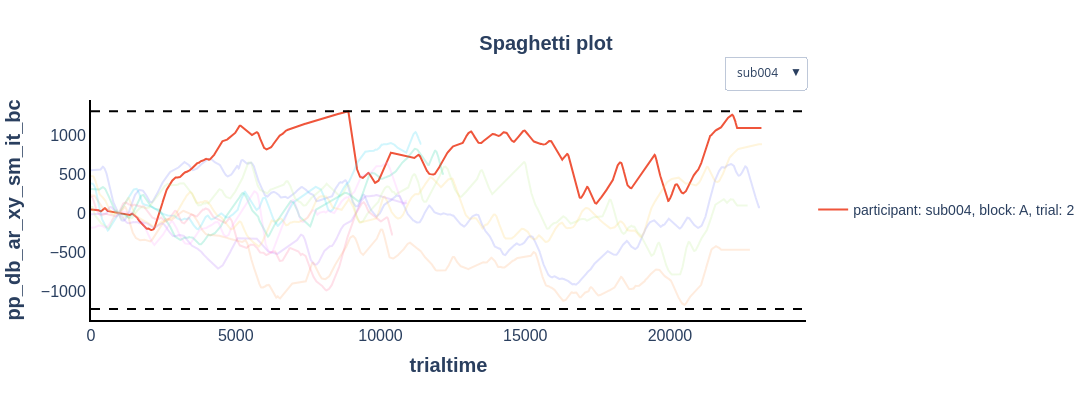

Notebook cell for this chart:
### Markdown cell above
Another useful visualization is to plot the pupil size traces in one spaghetti plot. [Mathôt and Vilotijević (2022)](https://link.springer.com/article/10.3758/s13428-022-01957-7) says that 

> Good-quality data will look like a tangle of lines.
> 
> A key sign of poor data quality is the presence of spikes that shoot downwards (but rarely upwards) from this tangle of lines: these spikes correspond to blinks or other recording artifacts that were not successfully interpolated or removed.
>
> Another sign of poor data quality is the presence of lines that are far above (but rarely below) the others, or that start from zero but then quickly (< 200 ms) shoot upwards: these lines correspond to trials on which there were artifacts during the baseline period, resulting in extremely small baseline pupil sizes (which should also be evident in the histogram of baseline pupil sizes) and thus extremely large baseline-corrected pupil sizes.

PupEyes identifies outlier traces by comparing the max and min values of individual traces against an outlier threshold. This threshold is defined as a constant `n_mad_trace` * the MAD of max trace deviations from the overall mean. The default `n_mad_trace` is set to 4. If, at any point, a pupil trace crosses that threshold, it is marked as an outlier trace. 

Select sub004 from the dropdown menu to inspect the detected outlier trace.

### Code cell
p = p.check_trace_outliers(
    pupil_col = 'pp_db_ar_xy_sm_it_bc', # which pupil column?
    n_mad_trace=3, # larger values mean wider thresholds; setting to 3 here to get an outlier trace as example
    outlier_by= 'participant' # do outlier detection by participant
)

### Figure 1 — Plotly figure (JSON) as saved in the notebook; plotly's stock layout.template omitted (floating-point values rounded to 4 significant figures; data arrays with more than 128 entries replaced by an {"elided": "..."} marker saying what was removed)
{"data": [{"hovertemplate": "x=%{x:.2f}, y=%{y:.2f}<br>participant: sub004<br>block: A<br>trial: 1<extra></extra>", "line": {"dash": "solid", "width": 2}, "mode": "lines", "opacity": 0.2, "showlegend": false, "type": "scatter", "visible": true, "x": {"elided": "2312 int values"}, "y": {"elided": "2312 float values"}}, {"hovertemplate": "x=%{x:.2f}, y=%{y:.2f}<br>participant: sub004<br>block: A<br>trial: 2<extra></extra>", "line": {"dash": "solid", "width": 2}, "mode": "lines", "name": "participant: sub004, block: A, trial: 2", "opacity": 1, "showlegend": true, "type": "scatter", "visible": true, "x": {"elided": "2317 int values"}, "y": {"elided": "2317 float values"}}, {"hovertemplate": "x=%{x:.2f}, y=%{y:.2f}<br>participant: sub004<br>block: A<br>trial: 3<extra></extra>", "line": {"dash": "solid", "width": 2}, "mode": "lines", "opacity": 0.2, "showlegend": false, "type": "scatter", "visible": true, "x": {"elided": "1220 int values"}, "y": {"elided": "1220 float values"}}, {"hovertemplate": "x=%{x:.2f}, y=%{y:.2f}<br>participant: sub004<br>block: A<br>trial: 4<extra></extra>", "line": {"dash": "solid", "width": 2}, "mode": "lines", "opacity": 0.2, "showlegend": false, "type": "scatter", "visible": true, "x": {"elided": "1092 int values"}, "y": {"elided": "1092 float values"}}, {"hovertemplate": "x=%{x:.2f}, y=%{y:.2f}<br>participant: sub004<br>block: A<br>trial: 5<extra></extra>", "line": {"dash": "solid", "width": 2}, "mode": "lines", "opacity": 0.2, "showlegend": false, "type": "scatter", "visible": true, "x": {"elided": "2277 int values"}, "y": {"elided": "2277 float values"}}, {"hovertemplate": "x=%{x:.2f}, y=%{y:.2f}<br>participant: sub004<br>block: A<br>trial: 6<extra></extra>", "line": {"dash": "solid", "width": 2}, "mode": "lines", "opacity": 0.2, "showlegend": false, "type": "scatter", "visible": true, "x": {"elided": "1142 int values"}, "y": {"elided": "1142 float values"}}, {"hovertemplate": "x=%{x:.2f}, y=%{y:.2f}<br>participant: sub004<br>block: A<br>trial: 7<extra></extra>", "line": {"dash": "solid", "width": 2}, "mode": "lines", "opacity": 0.2, "showlegend": false, "type": "scatter", "visible": true, "x": {"elided": "1044 int values"}, "y": {"elided": "1044 float values"}}, {"hovertemplate": "x=%{x:.2f}, y=%{y:.2f}<br>participant: sub004<br>block: A<br>trial: 8<extra></extra>", "line": {"dash": "solid", "width": 2}, "mode": "lines", "opacity": 0.2, "showlegend": false, "type": "scatter", "visible": true, "x": {"elided": "2269 int values"}, "y": {"elided": "2269 float values"}}, {"hovertemplate": "x=%{x:.2f}, y=%{y:.2f}<br>participant: sub004<br>block: A<br>trial: 9<extra></extra>", "line": {"dash": "solid", "width": 2}, "mode": "lines", "opacity": 0.2, "showlegend": false, "type": "scatter", "visible": true, "x": {"elided": "1092 int values"}, "y": {"elided": "1092 float values"}}, {"hovertemplate": "x=%{x:.2f}, y=%{y:.2f}<br>participant: sub004<br>block: A<br>trial: 10<extra></extra>", "line": {"dash": "solid", "width": 2}, "mode": "lines", "opacity": 0.2, "showlegend": false, "type": "scatter", "visible": true, "x": {"elided": "2319 int values"}, "y": {"elided": "2319 float values"}}, {"line": {"color": "black", "dash": "dash", "width": 2}, "mode": "lines", "name": "Upper threshold: 1300.68", "showlegend": false, "type": "scatter", "visible": true, "x": [0, 24699], "y": [1301.0, 1301.0]}, {"line": {"color": "black", "dash": "dash", "width": 2}, "mode": "lines", "name": "Lower threshold: -1219.82", "showlegend": false, "type": "scatter", "visible": true, "x": [0, 24699], "y": [-1220.0, -1220.0]}, {"hovertemplate": "x=%{x:.2f}, y=%{y:.2f}<br>participant: sub003<br>block: A<br>trial: 1<extra></extra>", "line": {"dash": "solid", "width": 2}, "mode": "lines", "opacity": 0.2, "showlegend": false, "type": "scatter", "visible": false, "x": {"elided": "1011 int values"}, "y": {"elided": "1011 float values"}}, {"hovertemplate": "x=%{x:.2f}, y=%{y:.2f}<br>participant: sub003<br>block: A<br>trial: 2<extra></extra>", "line": {"dash": "solid", "width": 2}, "mode": "lines", "opacity": 0.2, "showlegend": false, "type": "scatter", "visible": false, "x": {"elided": "1019 int values"}, "y": {"elided": "1019 float values"}}, {"hovertemplate": "x=%{x:.2f}, y=%{y:.2f}<br>participant: sub003<br>block: A<br>trial: 3<extra></extra>", "line": {"dash": "solid", "width": 2}, "mode": "lines", "opacity": 0.2, "showlegend": false, "type": "scatter", "visible": false, "x": {"elided": "2219 int values"}, "y": {"elided": "2219 float values"}}, {"hovertemplate": "x=%{x:.2f}, y=%{y:.2f}<br>participant: sub003<br>block: A<br>trial: 4<extra></extra>", "line": {"dash": "solid", "width": 2}, "mode": "lines", "opacity": 0.2, "showlegend": false, "type": "scatter", "visible": false, "x": {"elided": "1019 int values"}, "y": {"elided": "1019 float values"}}, {"hovertemplate": "x=%{x:.2f}, y=%{y:.2f}<br>participant: sub003<br>block: A<br>trial: 5<extra></extra>", "line": {"dash": "solid", "width": 2}, "mode": "lines", "opacity": 0.2, "showlegend": false, "type": "scatter", "visible": false, "x": {"elided": "2215 int values"}, "y": {"elided": "2215 float values"}}, {"hovertemplate": "x=%{x:.2f}, y=%{y:.2f}<br>participant: sub003<br>block: A<br>trial: 6<extra></extra>", "line": {"dash": "solid", "width": 2}, "mode": "lines", "opacity": 0.2, "showlegend": false, "type": "scatter", "visible": false, "x": {"elided": "1023 int values"}, "y": {"elided": "1023 float values"}}, {"hovertemplate": "x=%{x:.2f}, y=%{y:.2f}<br>participant: sub003<br>block: A<br>trial: 7<extra></extra>", "line": {"dash": "solid", "width": 2}, "mode": "lines", "opacity": 0.2, "showlegend": false, "type": "scatter", "visible": false, "x": {"elided": "2214 int values"}, "y": {"elided": "2214 float values"}}, {"hovertemplate": "x=%{x:.2f}, y=%{y:.2f}<br>participant: sub003<br>block: A<br>trial: 8<extra></extra>", "line": {"dash": "solid", "width": 2}, "mode": "lines", "opacity": 0.2, "showlegend": false, "type": "scatter", "visible": false, "x": {"elided": "2234 int values"}, "y": {"elided": "2234 float values"}}, {"hovertemplate": "x=%{x:.2f}, y=%{y:.2f}<br>participant: sub003<br>block: A<br>trial: 9<extra></extra>", "line": {"dash": "solid", "width": 2}, "mode": "lines", "opacity": 0.2, "showlegend": false, "type": "scatter", "visible": false, "x": {"elided": "2262 int values"}, "y": {"elided": "2262 float values"}}, {"hovertemplate": "x=%{x:.2f}, y=%{y:.2f}<br>participant: sub003<br>block: A<br>trial: 10<extra></extra>", "line": {"dash": "solid", "width": 2}, "mode": "lines", "opacity": 0.2, "showlegend": false, "type": "scatter", "visible": false, "x": {"elided": "1037 int values"}, "y": {"elided": "1037 float values"}}, {"line": {"color": "black", "dash": "dash", "width": 2}, "mode": "lines", "name": "Upper threshold: 1152.44", "showlegend": false, "type": "scatter", "visible": false, "x": [0, 24699], "y": [1152.0, 1152.0]}, {"line": {"color": "black", "dash": "dash", "width": 2}, "mode": "lines", "name": "Lower threshold: -1321.63", "showlegend": false, "type": "scatter", "visible": false, "x": [0, 24699], "y": [-1322.0, -1322.0]}, {"hovertemplate": "x=%{x:.2f}, y=%{y:.2f}<br>participant: sub002<br>block: A<br>trial: 1<extra></extra>", "line": {"dash": "solid", "width": 2}, "mode": "lines", "opacity": 0.2, "showlegend": false, "type": "scatter", "visible": false, "x": {"elided": "2213 int values"}, "y": {"elided": "2213 float values"}}, {"hovertemplate": "x=%{x:.2f}, y=%{y:.2f}<br>participant: sub002<br>block: A<br>trial: 2<extra></extra>", "line": {"dash": "solid", "width": 2}, "mode": "lines", "opacity": 0.2, "showlegend": false, "type": "scatter", "visible": false, "x": {"elided": "2227 int values"}, "y": {"elided": "2227 float values"}}, {"hovertemplate": "x=%{x:.2f}, y=%{y:.2f}<br>participant: sub002<br>block: A<br>trial: 3<extra></extra>", "line": {"dash": "solid", "width": 2}, "mode": "lines", "opacity": 0.2, "showlegend": false, "type": "scatter", "visible": false, "x": {"elided": "1119 int values"}, "y": {"elided": "1119 float values"}}, {"hovertemplate": "x=%{x:.2f}, y=%{y:.2f}<br>participant: sub002<br>block: A<br>trial: 4<extra></extra>", "line": {"dash": "solid", "width": 2}, "mode": "lines", "opacity": 0.2, "showlegend": false, "type": "scatter", "visible": false, "x": {"elided": "2239 int values"}, "y": {"elided": "2239 float values"}}, {"hovertemplate": "x=%{x:.2f}, y=%{y:.2f}<br>participant: sub002<br>block: A<br>trial: 5<extra></extra>", "line": {"dash": "solid", "width": 2}, "mode": "lines", "opacity": 0.2, "showlegend": false, "type": "scatter", "visible": false, "x": {"elided": "2229 int values"}, "y": {"elided": "2229 float values"}}, {"hovertemplate": "x=%{x:.2f}, y=%{y:.2f}<br>participant: sub002<br>block: A<br>trial: 6<extra></extra>", "line": {"dash": "solid", "width": 2}, "mode": "lines", "opacity": 0.2, "showlegend": false, "type": "scatter", "visible": false, "x": {"elided": "2245 int values"}, "y": {"elided": "2245 float values"}}, {"hovertemplate": "x=%{x:.2f}, y=%{y:.2f}<br>participant: sub002<br>block: A<br>trial: 7<extra></extra>", "line": {"dash": "solid", "width": 2}, "mode": "lines", "opacity": 0.2, "showlegend": false, "type": "scatter", "visible": false, "x": {"elided": "1067 int values"}, "y": {"elided": "1067 float values"}}, {"hovertemplate": "x=%{x:.2f}, y=%{y:.2f}<br>participant: sub002<br>block: A<br>trial: 8<extra></extra>", "line": {"dash": "solid", "width": 2}, "mode": "lines", "opacity": 0.2, "showlegend": false, "type": "scatter", "visible": false, "x": {"elided": "2222 int values"}, "y": {"elided": "2222 float values"}}, {"hovertemplate": "x=%{x:.2f}, y=%{y:.2f}<br>participant: sub002<br>block: A<br>trial: 9<extra></extra>", "line": {"dash": "solid", "width": 2}, "mode": "lines", "opacity": 0.2, "showlegend": false, "type": "scatter", "visible": false, "x": {"elided": "1044 int values"}, "y": {"elided": "1044 float values"}}, {"hovertemplate": "x=%{x:.2f}, y=%{y:.2f}<br>participant: sub002<br>block: A<br>trial: 10<extra></extra>", "line": {"dash": "solid", "width": 2}, "mode": "lines", "opacity": 0.2, "showlegend": false, "type": "scatter", "visible": false, "x": {"elided": "1027 int values"}, "y": {"elided": "1027 float values"}}, {"line": {"color": "black", "dash": "dash", "width": 2}, "mode": "lines", "name": "Upper threshold: 1181.42", "showlegend": false, "type": "scatter", "visible": false, "x": [0, 24699], "y": [1181.0, 1181.0]}, {"line": {"color": "black", "dash": "dash", "width": 2}, "mode": "lines", "name": "Lower threshold: -1450.38", "showlegend": false, "type": "scatter", "visible": false, "x": [0, 24699], "y": [-1450.0, -1450.0]}, {"hovertemplate": "x=%{x:.2f}, y=%{y:.2f}<br>participant: sub001<br>block: A<br>trial: 1<extra></extra>", "line": {"dash": "solid", "width": 2}, "mode": "lines", "opacity": 0.2, "showlegend": false, "type": "scatter", "visible": false, "x": {"elided": "2274 int values"}, "y": {"elided": "2274 float values"}}, {"hovertemplate": "x=%{x:.2f}, y=%{y:.2f}<br>participant: sub001<br>block: A<br>trial: 2<extra></extra>", "line": {"dash": "solid", "width": 2}, "mode": "lines", "opacity": 0.2, "showlegend": false, "type": "scatter", "visible": false, "x": {"elided": "1054 int values"}, "y": {"elided": "1054 float values"}}, {"hovertemplate": "x=%{x:.2f}, y=%{y:.2f}<br>participant: sub001<br>block: A<br>trial: 3<extra></extra>", "line": {"dash": "solid", "width": 2}, "mode": "lines", "opacity": 0.2, "showlegend": false, "type": "scatter", "visible": false, "x": {"elided": "1097 int values"}, "y": {"elided": "1097 float values"}}, {"hovertemplate": "x=%{x:.2f}, y=%{y:.2f}<br>participant: sub001<br>block: A<br>trial: 4<extra></extra>", "line": {"dash": "solid", "width": 2}, "mode": "lines", "opacity": 0.2, "showlegend": false, "type": "scatter", "visible": false, "x": {"elided": "2267 int values"}, "y": {"elided": "2267 float values"}}, {"hovertemplate": "x=%{x:.2f}, y=%{y:.2f}<br>participant: sub001<br>block: A<br>trial: 5<extra></extra>", "line": {"dash": "solid", "width": 2}, "mode": "lines", "opacity": 0.2, "showlegend": false, "type": "scatter", "visible": false, "x": {"elided": "2287 int values"}, "y": {"elided": "2287 float values"}}, {"hovertemplate": "x=%{x:.2f}, y=%{y:.2f}<br>participant: sub001<br>block: A<br>trial: 6<extra></extra>", "line": {"dash": "solid", "width": 2}, "mode": "lines", "opacity": 0.2, "showlegend": false, "type": "scatter", "visible": false, "x": {"elided": "1133 int values"}, "y": {"elided": "1133 float values"}}, {"hovertemplate": "x=%{x:.2f}, y=%{y:.2f}<br>participant: sub001<br>block: A<br>trial: 7<extra></extra>", "line": {"dash": "solid", "width": 2}, "mode": "lines", "opacity": 0.2, "showlegend": false, "type": "scatter", "visible": false, "x": {"elided": "2470 int values"}, "y": {"elided": "2470 float values"}}, {"hovertemplate": "x=%{x:.2f}, y=%{y:.2f}<br>participant: sub001<br>block: A<br>trial: 8<extra></extra>", "line": {"dash": "solid", "width": 2}, "mode": "lines", "opacity": 0.2, "showlegend": false, "type": "scatter", "visible": false, "x": {"elided": "1059 int values"}, "y": {"elided": "1059 float values"}}, {"hovertemplate": "x=%{x:.2f}, y=%{y:.2f}<br>participant: sub001<br>block: A<br>trial: 9<extra></extra>", "line": {"dash": "solid", "width": 2}, "mode": "lines", "opacity": 0.2, "showlegend": false, "type": "scatter", "visible": false, "x": {"elided": "1113 int values"}, "y": {"elided": "1113 float values"}}, {"hovertemplate": "x=%{x:.2f}, y=%{y:.2f}<br>participant: sub001<br>block: A<br>trial: 10<extra></extra>", "line": {"dash": "solid", "width": 2}, "mode": "lines", "opacity": 0.2, "showlegend": false, "type": "scatter", "visible": false, "x": {"elided": "2294 int values"}, "y": {"elided": "2294 float values"}}, {"line": {"color": "black", "dash": "dash", "width": 2}, "mode": "lines", "name": "Upper threshold: 1352.06", "showlegend": false, "type": "scatter", "visible": false, "x": [0, 24699], "y": [1352.0, 1352.0]}, {"line": {"color": "black", "dash": "dash", "width": 2}, "mode": "lines", "name": "Lower threshold: -1284.06", "showlegend": false, "type": "scatter", "visible": false, "x": [0, 24699], "y": [-1284.0, -1284.0]}], "layout": {"height": 400, "legend": {"font": {"family": "Arial", "size": 14}, "x": 1.01, "xanchor": "left", "y": 0.5, "yanchor": "middle"}, "showlegend": true, "title": {"font": {"family": "sans-serif", "size": 20, "weight": "bold"}, "text": "Spaghetti plot", "x": 0.5, "xanchor": "center"}, "updatemenus": [{"active": 0, "buttons": [{"args": [{"visible": [true, true, true, true, true, true, true, true, true, true, true, true, false, false, false, false, false, false, false, false, false, false, false, false, false, false, false, false, false, false, false, false, false, false, false, false, false, false, false, false, false, false, false, false, false, false, false, false]}, {}], "label": "sub004", "method": "update"}, {"args": [{"visible": [false, false, false, false, false, false, false, false, false, false, false, false, true, true, true, true, true, true, true, true, true, true, true, true, false, false, false, false, false, false, false, false, false, false, false, false, false, false, false, false, false, false, false, false, false, false, false, false]}, {}], "label": "sub003", "method": "update"}, {"args": [{"visible": [false, false, false, false, false, false, false, false, false, false, false, false, false, false, false, false, false, false, false, false, false, false, false, false, true, true, true, true, true, true, true, true, true, true, true, true, false, false, false, false, false, false, false, false, false, false, false, false]}, {}], "label": "sub002", "method": "update"}, {"args": [{"visible": [false, false, false, false, false, false, false, false, false, false, false, false, false, false, false, false, false, false, false, false, false, false, false, false, false, false, false, false, false, false, false, false, false, false, false, false, true, true, true, true, true, true, true, true, true, true, true, true]}, {}], "label": "sub001", "method": "update"}], "direction": "down", "showactive": true, "type": "dropdown", "x": 1, "y": 1.2}], "width": 1200, "xaxis": {"linecolor": "black", "linewidth": 2, "showgrid": false, "showline": true, "tickfont": {"family": "Arial", "size": 16}, "tickformat": "i", "title": {"font": {"family": "Arial", "size": 20, "weight": "bold"}, "text": "trialtime"}, "zeroline": false}, "yaxis": {"linecolor": "black", "linewidth": 2, "showgrid": false, "showline": true, "tickfont": {"family": "Arial", "size": 16}, "title": {"font": {"family": "Arial", "size": 20, "weight": "bold"}, "text": "pp_db_ar_xy_sm_it_bc"}, "zeroline": false}}}
